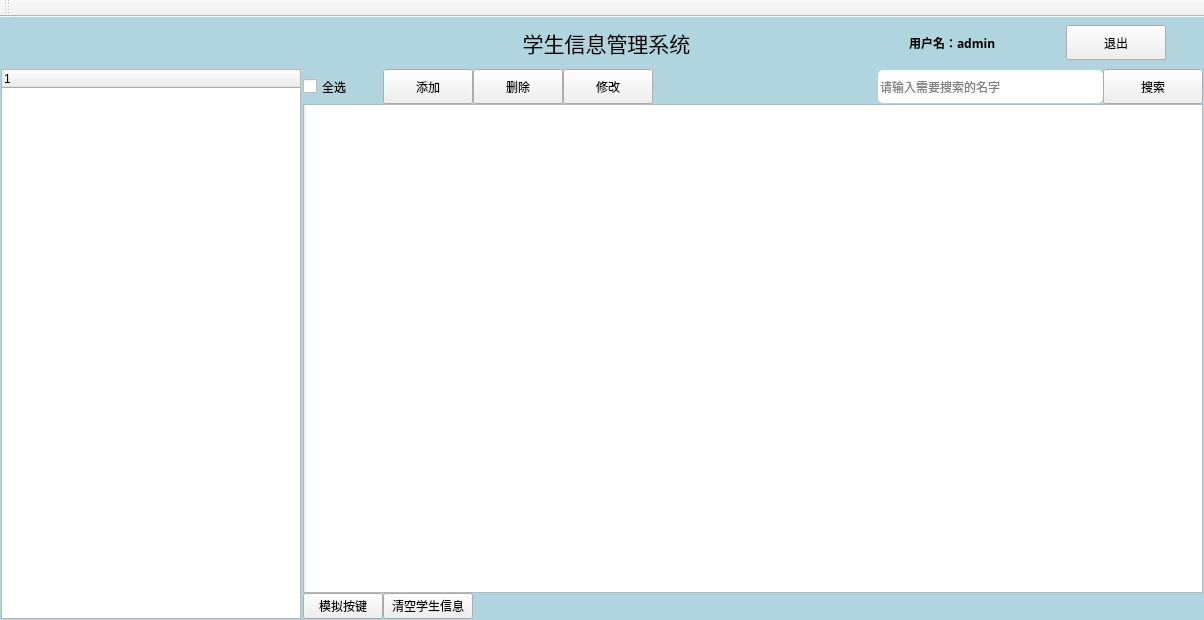
<?xml version="1.0" encoding="UTF-8"?>
<ui version="4.0">
 <class>MainWindow</class>
 <widget class="QMainWindow" name="MainWindow">
  <property name="geometry">
   <rect>
    <x>0</x>
    <y>0</y>
    <width>1204</width>
    <height>620</height>
   </rect>
  </property>
  <property name="minimumSize">
   <size>
    <width>800</width>
    <height>480</height>
   </size>
  </property>
  <property name="windowTitle">
   <string>学生管理系统</string>
  </property>
  <property name="windowIcon">
   <iconset resource="resource.qrc">
    <normaloff>:/images/addstu.png</normaloff>:/images/addstu.png</iconset>
  </property>
  <property name="styleSheet">
   <string notr="true">QPushButton{
	
	border-color: rgb(255, 255, 255);
	
	font: 10pt &quot;黑体&quot;;

	
}
</string>
  </property>
  <widget class="QWidget" name="centralwidget">
   <property name="styleSheet">
    <string notr="true">QWidget#centralwidget{
	background-color: rgb(176, 213, 223);
}
</string>
   </property>
   <layout class="QGridLayout" name="gridLayout_3">
    <property name="leftMargin">
     <number>1</number>
    </property>
    <property name="topMargin">
     <number>1</number>
    </property>
    <property name="rightMargin">
     <number>1</number>
    </property>
    <property name="bottomMargin">
     <number>1</number>
    </property>
    <property name="horizontalSpacing">
     <number>2</number>
    </property>
    <property name="verticalSpacing">
     <number>1</number>
    </property>
    <item row="1" column="1">
     <widget class="QStackedWidget" name="stackedWidget">
      <widget class="QWidget" name="page">
       <layout class="QGridLayout" name="gridLayout_4">
        <property name="leftMargin">
         <number>0</number>
        </property>
        <property name="topMargin">
         <number>0</number>
        </property>
        <property name="rightMargin">
         <number>0</number>
        </property>
        <property name="bottomMargin">
         <number>0</number>
        </property>
        <property name="spacing">
         <number>0</number>
        </property>
        <item row="2" column="1">
         <widget class="QPushButton" name="pushButton_clear">
          <property name="text">
           <string>清空学生信息</string>
          </property>
         </widget>
        </item>
        <item row="1" column="0" colspan="9">
         <widget class="QTableWidget" name="tableWidget">
          <property name="styleSheet">
           <string notr="true">
QTableWidget::item{
	font:14px &quot;微软雅黑&quot;;
	color:#677483;
	border:none;
	text-align:center;
	
	
}

QHeaderView::section{
	color:gray;
	font-size:14px;
	font-weight:bold;
	text-align:center;
	height:60px;
	color:#909399;
	border:1px gray;
	
	
	

}</string>
          </property>
          <property name="lineWidth">
           <number>0</number>
          </property>
          <property name="autoScrollMargin">
           <number>0</number>
          </property>
          <attribute name="horizontalHeaderStretchLastSection">
           <bool>true</bool>
          </attribute>
          <row>
           <property name="text">
            <string/>
           </property>
          </row>
         </widget>
        </item>
        <item row="0" column="0">
         <widget class="QCheckBox" name="checkBox">
          <property name="minimumSize">
           <size>
            <width>60</width>
            <height>0</height>
           </size>
          </property>
          <property name="maximumSize">
           <size>
            <width>60</width>
            <height>60</height>
           </size>
          </property>
          <property name="layoutDirection">
           <enum>Qt::LeftToRight</enum>
          </property>
          <property name="styleSheet">
           <string notr="true">font: 10pt &quot;黑体&quot;;</string>
          </property>
          <property name="text">
           <string>全选</string>
          </property>
         </widget>
        </item>
        <item row="0" column="2">
         <widget class="QPushButton" name="pushButton_delete">
          <property name="minimumSize">
           <size>
            <width>90</width>
            <height>35</height>
           </size>
          </property>
          <property name="styleSheet">
           <string notr="true">QPushButton:hover{
	background-color:#f17666;
}</string>
          </property>
          <property name="text">
           <string>删除</string>
          </property>
         </widget>
        </item>
        <item row="0" column="1">
         <widget class="QPushButton" name="pushButton_add">
          <property name="minimumSize">
           <size>
            <width>90</width>
            <height>35</height>
           </size>
          </property>
          <property name="maximumSize">
           <size>
            <width>16777215</width>
            <height>16777215</height>
           </size>
          </property>
          <property name="styleSheet">
           <string notr="true">QPushButton:hover{
	background-color:#6FB7C9;
	
}</string>
          </property>
          <property name="text">
           <string>添加</string>
          </property>
          <property name="icon">
           <iconset>
            <normaloff>images/add.png</normaloff>images/add.png</iconset>
          </property>
         </widget>
        </item>
        <item row="2" column="2">
         <widget class="QLabel" name="label_stucout">
          <property name="styleSheet">
           <string notr="true">font: 10pt &quot;黑体&quot;;
color: rgb(255, 0, 0);</string>
          </property>
          <property name="text">
           <string/>
          </property>
         </widget>
        </item>
        <item row="0" column="8">
         <widget class="QPushButton" name="pushButton_search">
          <property name="minimumSize">
           <size>
            <width>100</width>
            <height>35</height>
           </size>
          </property>
          <property name="styleSheet">
           <string notr="true">QPushButton:hover{
	background-color:#93d5dc;
	
}</string>
          </property>
          <property name="text">
           <string>搜索</string>
          </property>
          <property name="icon">
           <iconset resource="resource.qrc">
            <normaloff>:/images/search1.png</normaloff>:/images/search1.png</iconset>
          </property>
         </widget>
        </item>
        <item row="2" column="0">
         <widget class="QPushButton" name="pushButton_simulation">
          <property name="text">
           <string>模拟按键</string>
          </property>
         </widget>
        </item>
        <item row="0" column="7">
         <widget class="QLineEdit" name="lineEdit_search">
          <property name="minimumSize">
           <size>
            <width>200</width>
            <height>33</height>
           </size>
          </property>
          <property name="maximumSize">
           <size>
            <width>400</width>
            <height>16777215</height>
           </size>
          </property>
          <property name="styleSheet">
           <string notr="true">border-color: 1px rgb(0, 0, 0);
font: 10pt &quot;黑体&quot;;
border-radius:5;</string>
          </property>
          <property name="placeholderText">
           <string>请输入需要搜索的名字</string>
          </property>
         </widget>
        </item>
        <item row="0" column="5">
         <widget class="QPushButton" name="pushButton_modify">
          <property name="minimumSize">
           <size>
            <width>90</width>
            <height>35</height>
           </size>
          </property>
          <property name="styleSheet">
           <string notr="true">QPushButton:hover{
	background-color:#93d5dc;
	
}</string>
          </property>
          <property name="text">
           <string>修改</string>
          </property>
         </widget>
        </item>
        <item row="0" column="6">
         <spacer name="horizontalSpacer_2">
          <property name="orientation">
           <enum>Qt::Horizontal</enum>
          </property>
          <property name="sizeHint" stdset="0">
           <size>
            <width>67</width>
            <height>20</height>
           </size>
          </property>
         </spacer>
        </item>
       </layout>
      </widget>
      <widget class="QWidget" name="page_2"/>
     </widget>
    </item>
    <item row="1" column="0">
     <widget class="QTreeWidget" name="treeWidget">
      <property name="minimumSize">
       <size>
        <width>180</width>
        <height>0</height>
       </size>
      </property>
      <property name="maximumSize">
       <size>
        <width>300</width>
        <height>16777215</height>
       </size>
      </property>
      <property name="lineWidth">
       <number>0</number>
      </property>
     </widget>
    </item>
    <item row="0" column="0" colspan="2">
     <widget class="QWidget" name="widget" native="true">
      <property name="minimumSize">
       <size>
        <width>0</width>
        <height>50</height>
       </size>
      </property>
      <property name="maximumSize">
       <size>
        <width>16777215</width>
        <height>52</height>
       </size>
      </property>
      <property name="styleSheet">
       <string notr="true"/>
      </property>
      <layout class="QGridLayout" name="gridLayout_2" columnstretch="1,1,1">
       <property name="topMargin">
        <number>0</number>
       </property>
       <property name="rightMargin">
        <number>0</number>
       </property>
       <property name="bottomMargin">
        <number>0</number>
       </property>
       <property name="spacing">
        <number>0</number>
       </property>
       <item row="0" column="0">
        <spacer name="horizontalSpacer">
         <property name="orientation">
          <enum>Qt::Horizontal</enum>
         </property>
         <property name="sizeHint" stdset="0">
          <size>
           <width>302</width>
           <height>20</height>
          </size>
         </property>
        </spacer>
       </item>
       <item row="0" column="2">
        <widget class="QWidget" name="widget_2" native="true">
         <layout class="QGridLayout" name="gridLayout">
          <property name="leftMargin">
           <number>0</number>
          </property>
          <property name="topMargin">
           <number>0</number>
          </property>
          <property name="rightMargin">
           <number>0</number>
          </property>
          <property name="bottomMargin">
           <number>0</number>
          </property>
          <property name="spacing">
           <number>0</number>
          </property>
          <item row="0" column="2">
           <widget class="QPushButton" name="pushButton">
            <property name="minimumSize">
             <size>
              <width>50</width>
              <height>35</height>
             </size>
            </property>
            <property name="maximumSize">
             <size>
              <width>100</width>
              <height>40</height>
             </size>
            </property>
            <property name="styleSheet">
             <string notr="true">QPushButton:hover{
	background-color:#f17666;
}</string>
            </property>
            <property name="text">
             <string>退出</string>
            </property>
           </widget>
          </item>
          <item row="0" column="0">
           <widget class="QLabel" name="label_image">
            <property name="minimumSize">
             <size>
              <width>30</width>
              <height>30</height>
             </size>
            </property>
            <property name="maximumSize">
             <size>
              <width>30</width>
              <height>30</height>
             </size>
            </property>
            <property name="font">
             <font>
              <pointsize>7</pointsize>
             </font>
            </property>
            <property name="styleSheet">
             <string notr="true">border-image: url(:/images/users.png);</string>
            </property>
            <property name="text">
             <string/>
            </property>
           </widget>
          </item>
          <item row="0" column="1">
           <widget class="QLabel" name="label_admin">
            <property name="minimumSize">
             <size>
              <width>60</width>
              <height>0</height>
             </size>
            </property>
            <property name="maximumSize">
             <size>
              <width>120</width>
              <height>80</height>
             </size>
            </property>
            <property name="font">
             <font>
              <family>Bahnschrift SemiBold SemiConden</family>
              <pointsize>9</pointsize>
              <weight>75</weight>
              <bold>true</bold>
             </font>
            </property>
            <property name="text">
             <string>用户名：admin</string>
            </property>
            <property name="alignment">
             <set>Qt::AlignLeading|Qt::AlignLeft|Qt::AlignVCenter</set>
            </property>
           </widget>
          </item>
         </layout>
        </widget>
       </item>
       <item row="0" column="1">
        <widget class="QLabel" name="label">
         <property name="maximumSize">
          <size>
           <width>16777215</width>
           <height>40</height>
          </size>
         </property>
         <property name="font">
          <font>
           <family>黑体</family>
           <pointsize>16</pointsize>
          </font>
         </property>
         <property name="text">
          <string>学生信息管理系统</string>
         </property>
         <property name="alignment">
          <set>Qt::AlignCenter</set>
         </property>
        </widget>
       </item>
      </layout>
     </widget>
    </item>
   </layout>
  </widget>
  <widget class="QMenuBar" name="menubar">
   <property name="geometry">
    <rect>
     <x>0</x>
     <y>0</y>
     <width>1204</width>
     <height>26</height>
    </rect>
   </property>
  </widget>
  <widget class="QToolBar" name="toolBar">
   <property name="windowTitle">
    <string>toolBar</string>
   </property>
   <attribute name="toolBarArea">
    <enum>TopToolBarArea</enum>
   </attribute>
   <attribute name="toolBarBreak">
    <bool>false</bool>
   </attribute>
  </widget>
 </widget>
 <resources>
  <include location="resource.qrc"/>
 </resources>
 <connections/>
</ui>
